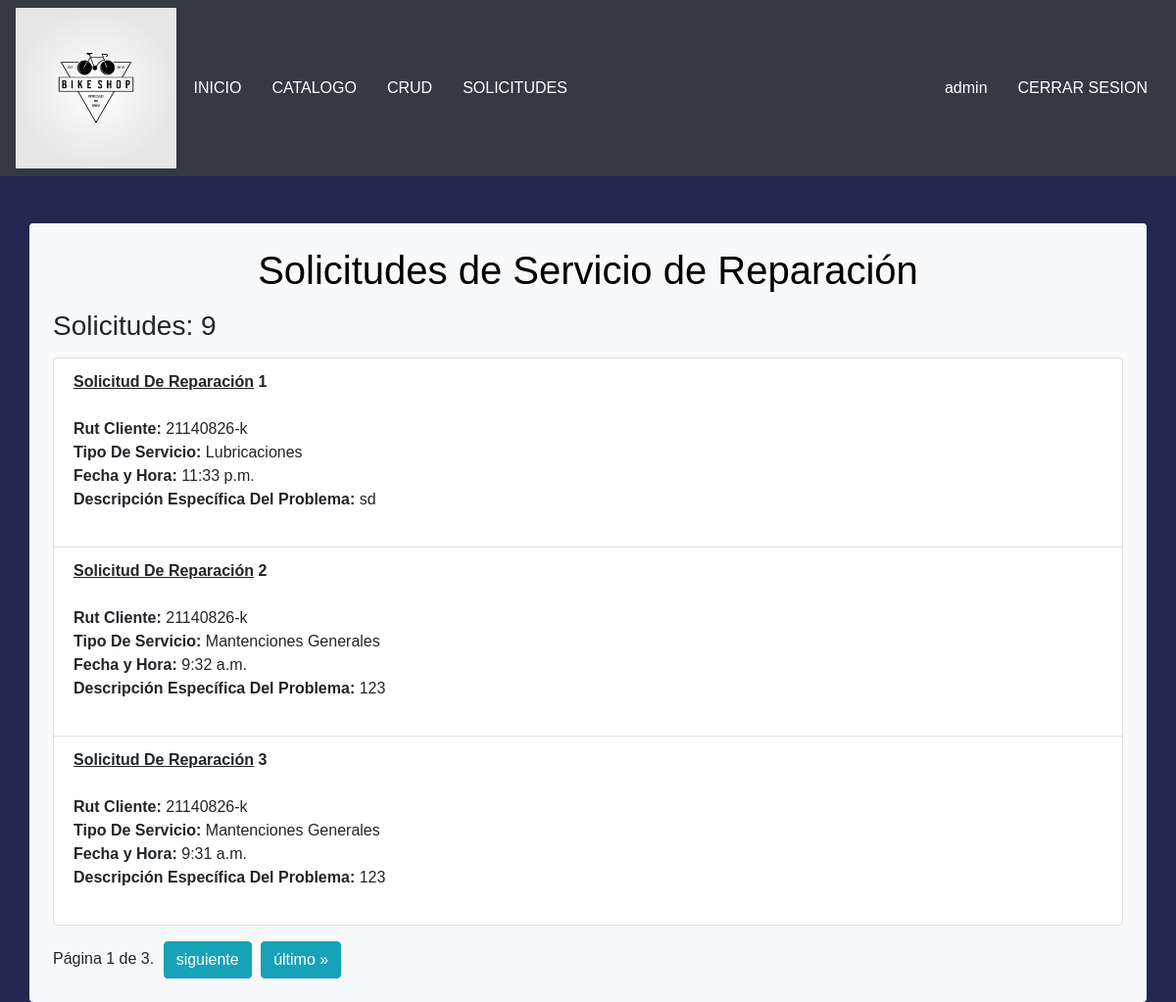
The app's page /solicitudes/ (signed in) with its own data.
### alumnos/models.py (models this page shows, shortened)
class Reparacion(models.Model):
    id_reparacion = models.AutoField(primary_key=True)
    rut = models.CharField(max_length=100)
    servicio = models.CharField(max_length=100)
    hora_entrega = models.TimeField()
    descripcion = models.CharField(max_length=255)
    estado = models.ForeignKey(Estado, on_delete=models.CASCADE, db_column='id_estado')
    usuario = models.ForeignKey(Cliente, on_delete=models.CASCADE, db_column='id_cliente')

### alumnos/views.py (the view)
# urls.py: path('solicitudes/', views.lista_solicitudes, name='solicitudes'),
def lista_solicitudes(request):
    if request.user.is_staff == False:
        return redirect(index)
    solicitudes_list = Reparacion.objects.all()
    paginator = Paginator(solicitudes_list, 3)  # Número de objetos por página
    page_number = request.GET.get('page')
    solicitudes_reparacion = paginator.get_page(page_number)
    total_solicitudes = solicitudes_list.count()
    return render(request, 'alumnos/solicitudes.html', {
        'solicitudes_reparacion': solicitudes_reparacion,
        'total_solicitudes': total_solicitudes,
    })

### alumnos/templates/alumnos/solicitudes.html (shortened to what this page needs)
{% extends "alumnos/base.html" %}
{% block content %}
<div class="container bg-light rounded p-4 mt-4">
    <h1 class="text-center titulo-reparacion">Solicitudes de Servicio de Reparación</h1>
    <div id="contenedorSolicitudes" class="mt-3">
        <h3>Solicitudes: {{ total_solicitudes }}</h3>
    </div>
    <ul id="listaSolicitudes" class="list-group mt-3">
        {% for solicitud in solicitudes_reparacion %}
            <li class="list-group-item">
                <strong><u>Solicitud De Reparación</u> {{ forloop.counter }}</strong><br><br>
                <b>Rut Cliente:</b> {{ solicitud.rut }}<br>
                <b>Tipo De Servicio:</b> {{ solicitud.servicio }}<br>
                <b>Fecha y Hora:</b> {{ solicitud.hora_entrega }}<br>
                <b>Descripción Específica Del Problema:</b> {{ solicitud.descripcion }}<br>
                <br>
            </li>
        {% endfor %}
    </ul>
    <div class="pagination mt-3">
        <span class="step-links">
            <span class="current">
                Página {{ solicitudes_reparacion.number }} de {{ solicitudes_reparacion.paginator.num_pages }}.
            </span>
            {% if solicitudes_reparacion.has_next %}
                <a href="?page={{ solicitudes_reparacion.next_page_number }}" class="btn btn-info" style="text-decoration: none;">siguiente</a>
                <a href="?page={{ solicitudes_reparacion.paginator.num_pages }}" class="btn btn-info" style="text-decoration: none;">último &raquo;</a>
            {% endif %}
        </span>
    </div>
</div>
{% endblock %}

### alumnos/templates/alumnos/base.html (shortened to what this page needs)
{% load static %}
<!DOCTYPE html>
<html lang="en">
  <head>
    <link rel="stylesheet" href="https://cdn.jsdelivr.net/npm/bootstrap@4.6.2/dist/css/bootstrap.min.css" />
    <link rel="stylesheet" type="text/css" href="{% static 'css/index.css' %}" />
    <link rel="stylesheet" href="https://unpkg.com/leaflet@1.7.1/dist/leaflet.css" />
    <link rel="stylesheet" href="{% static 'css/arrendar.css' %}">
    <link rel="stylesheet" type="text/css" href="{% static 'css/style_form.css' %}">
    <link rel="stylesheet" type="text/css" href="{% static 'css/style_reparaciones.css' %}" />
    <link rel="stylesheet" href="{% static 'css/style_botones.css' %}" />
    <link rel="stylesheet" href="{% static 'css/style_carrito.css' %}">
    <link rel="stylesheet" href="{% static 'css/perfil.css' %}">
  </head>
  <body>
    <nav class="navbar navbar-expand-lg navbar-dark bg-dark">
      <div class="logo">
        <a href="/" style="margin: 0 !important;">
          <img src="{% static 'img/logo_bici.png' %}" alt="" class="img-fluid" />
        </a>
      </div>
      <div class="collapse navbar-collapse" id="navbarNav">
        <ul class="navbar-nav">
          <li class="nav-item active">
            <a class="btn" href="/">INICIO<span class="sr-only">(current)</span></a>
          </li>
          <li class="nav-item active">
            <a class="btn" href="{% url 'catalogo' %}">CATALOGO</a>
          </li>
          {% if user.is_staff %}
          <li class="nav-item active">
            <a class="btn" href="{% url 'bicicleta_list' %}">CRUD</a>
          </li>
          <li class="nav-item active">
            <a class="btn" href="{% url 'solicitudes' %}">SOLICITUDES</a>
          </li>
          {% endif %}
        </ul>
        <ul class="navbar-nav ml-auto">
          {% if nombre_usuario != None and request.user.is_authenticated == False %}
            <li class="nav-item active">
              <a class="btn" href="{% url 'ver_carrito' %}"><svg version="1.1" xmlns="http://www.w3.org/2000/svg" width="32" height="32" viewBox="0 0 32 32">
                <path d="M12 29c0 1.657-1.343 3-3 3s-3-1.343-3-3c0-1.657 1.343-3 3-3s3 1.343 3 3z"></path>
                <path d="M32 29c0 1.657-1.343 3-3 3s-3-1.343-3-3c0-1.657 1.343-3 3-3s3 1.343 3 3z"></path>
                <path d="M32 16v-12h-24c0-1.105-0.895-2-2-2h-6v2h4l1.502 12.877c-0.915 0.733-1.502 1.859-1.502 3.123 0 2.209 1.791 4 4 4h24v-2h-24c-1.105 0-2-0.895-2-2 0-0.007 0-0.014 0-0.020l26-3.98z"></path>
                </svg></a>
            </li>
            <li class="nav-item active">
              <a class="btn " href="{% url 'perfil' %}">{{nombre_usuario}}</a>
            </li>
            <li class="nav-item active">
              <a class="btn" href="{% url 'cerrar_sesion' %}">CERRAR SESION</a>
            </li>
          {% elif user.is_staff %}
          <li class="nav-item active">
            <a class="btn " href="{% url 'perfil' %}">{{user}}</a>
          </li>
          <li class="nav-item active">
            <a class="btn" href="{% url 'cerrar_sesion' %}">CERRAR SESION</a>
          </li>
          {% endif %}
        </ul>
      </div>
    </nav>
    <br>
    {% block content %}{% endblock %}
  </body>
</html>

### alumnos/static/css/index.css (style rules this page uses)
.btn { color: white; }
.logo { margin: 0; padding: 0; width: 3%; height: 10%; }
@media only screen  and (min-device-width:200px) and (max-device-width:1000px) { .logo { height: 15%; width: 14%; } }
a { margin-left: 5px !important; }
body { background-color: #252850; }
a { color: white; font-family: 'Franklin Gothic Medium', 'Arial Narrow', Arial, sans-serif; }
.titulo-reparacion { color: black; }
.container.bg-light { background-color: rgba(255, 255, 255, 0.8); box-shadow: 0 0 10px rgba(0, 0, 0, 0.1); }

### alumnos/static/css/style_reparaciones.css (style rules this page uses)
body { font-family: Arial, sans-serif; }

### alumnos/static/css/perfil.css (style rules this page uses)
h1, p { color: white; }

### records on screen
Reparacion: rut "21140826-k", servicio "Lubricaciones", hora_entrega "11:33 p.m.", descripcion "sd"
Reparacion: rut "21140826-k", servicio "Mantenciones Generales", hora_entrega "9:32 a.m.", descripcion "123"
Reparacion: rut "21140826-k", servicio "Mantenciones Generales", hora_entrega "9:31 a.m.", descripcion "123"

### other values on screen
{{ user }} "admin"
{{ total_solicitudes }} "9"
{{ solicitudes_reparacion.number }} "1"
{{ solicitudes_reparacion.paginator.num_pages }} "3"
